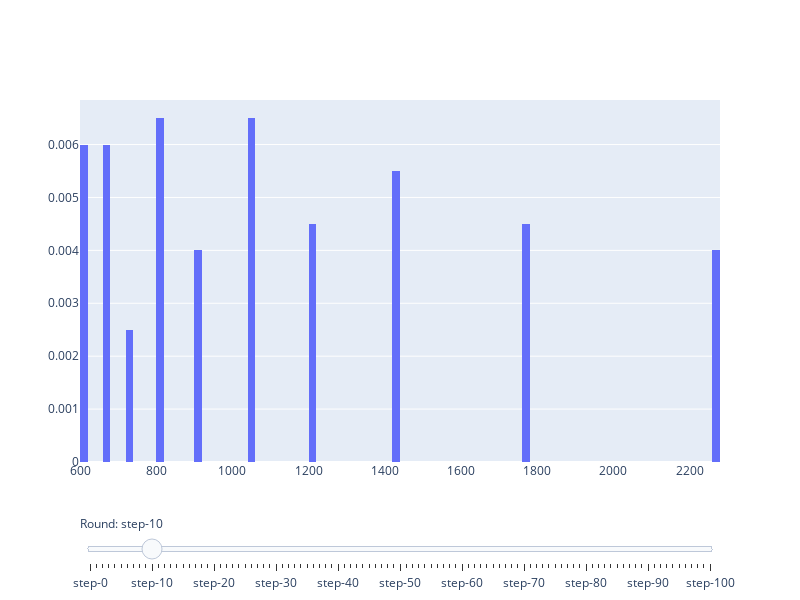

Notebook cell for this chart:
### Code cell
# plot
plot_wealth_distribution(wealth_distribution)
